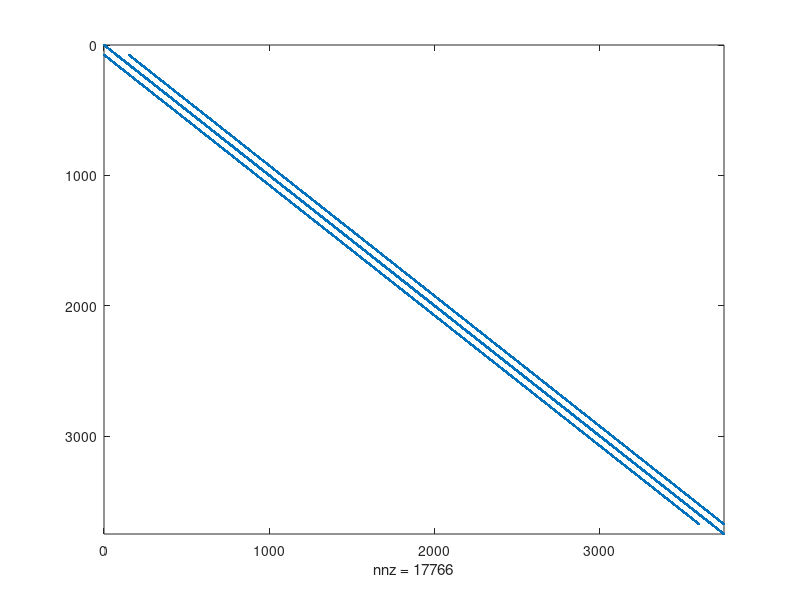

Source code (MATLAB): (Note: this script raises an error after producing the figure.)
clc; close all; clear all;
set(0, 'DefaultFigureWindowStyle', 'docked')

nx = 50;   % # of colums
ny = 75;   % # of rows
G = sparse(nx*ny,ny*nx);
F = zeros(nx*ny,1);
for i = 1:nx
    for j = 1:ny
        
        n = j + (i-1) * ny;     % middle
        nxm = j + (i-2) * ny;	% right
        nxp = j + i * ny;       % left
        nym = j-1 + (i-1) * ny; % top
        nyp = j+1 + (i-1) * ny; % down
        
        if i == 1
            G(n,n) = 1;
            F(n,1) = 1;
        elseif i == nx
            G(n,n) = 1;
            F(n,1) = 1;
        elseif j == 1 
            G(n,n) = 1;
            F(n,1) = 0;
        elseif j == ny
            G(n,n) = 1;
            F(n,1) = 0;
        else
            G(n,n) = -4;
            G(n,nxm) = 1;
            G(n,nxp) = 1;
            G(n,nym) = 1;
            G(n,nyp) = 1;
        end
        
    end
end

figure('name', 'G Matrix')
spy(G)

% Solving the set of linear equations to obtain voltage values
dA = decomposition(G,'lu');
V = dA\F;
Vmap = reshape(V, [ny nx]);    % Reshaping Vector to a matrix
figure('name', 'Finite Difference Solution');
surf(Vmap'), title('Finite Difference Solution');


% ANALYTICAL SOLUTION
L = 300;
W = 200;
a = L;
b = W/2;
x = linspace(-b, b, nx);
y = linspace(0, a, ny);
V = zeros(ny, nx);

figure('name', 'Analytical Solution')
[X,Y] = meshgrid(x,y);
for n = 1:2:99
    V = V + ( (1/n) * (cosh((n*pi*X)/a)/cosh((n*pi*b)/a)) ...
                    .* sin((n*pi*Y)/a) );
    surf(4/pi*V'), title('Analytical Solution');
    pause(0.01);
end


